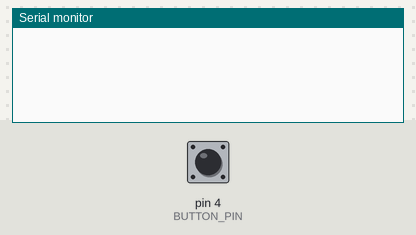
A sketch run on a simulated Arduino Uno, built with avr-gcc and run on an emulated ATmega328P. Shown: the last lines printed to the serial monitor. Inputs (shaded band) come from the test bench; at power-on: pin 4 (BUTTON_PIN) HIGH.

Above: at 1.2 s.
1.3 s: pin 4 (BUTTON_PIN) pulled LOW for 0.15 s
At 1.8 s:
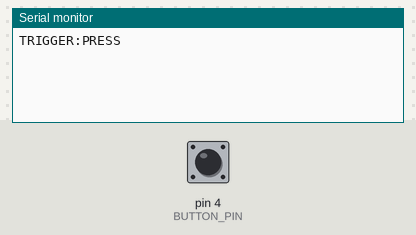
3.0 s: pin 4 (BUTTON_PIN) pulled LOW for 3.2 s
At 5.4 s:
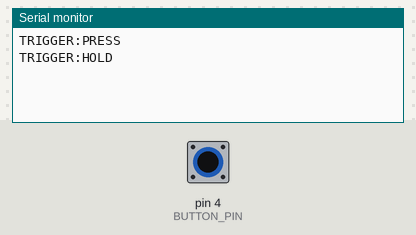

The sketch:

button_handler.ino
```cpp
const int BUTTON_PIN = 4;           // GPIO4
const int HOLD_TIME = 2000;         // 2 seconds in milliseconds
const int DEBOUNCE_DELAY = 50;      // Debounce time in milliseconds

// Button state variables
bool lastButtonState = HIGH;         // Previous button reading
bool buttonState = HIGH;             // Current debounced state
unsigned long lastDebounceTime = 0;  // Last time button state changed
unsigned long buttonPressStart = 0;  // When the button was pressed
bool holdSent = false;              // Flag to prevent multiple hold triggers

void setup() {
  Serial.begin(115200);
  pinMode(BUTTON_PIN, INPUT_PULLUP);
}

void loop() {
  // Read button with debouncing
  int reading = digitalRead(BUTTON_PIN);

  if (reading != lastButtonState) {
    lastDebounceTime = millis();
  }

  if ((millis() - lastDebounceTime) > DEBOUNCE_DELAY) {
    if (reading != buttonState) {
      buttonState = reading;

      if (buttonState == LOW) {  // Button pressed
        buttonPressStart = millis();
        holdSent = false;
      } else {  // Button released
        unsigned long pressDuration = millis() - buttonPressStart;

        if (!holdSent && pressDuration < HOLD_TIME) {
          // Short press
          Serial.println("TRIGGER:PRESS");
        }
      }
    }
  }

  // Check for hold while button is still pressed
  if (buttonState == LOW && !holdSent) {
    unsigned long pressDuration = millis() - buttonPressStart;
    if (pressDuration >= HOLD_TIME) {
      Serial.println("TRIGGER:HOLD");
      holdSent = true;
    }
  }

  lastButtonState = reading;
  delay(10);  // Small delay to prevent serial buffer overflow
} 
```

Measured:
- after the input at 1.3 s, the serial monitor: prints a new line after 0.21 s (image 1)
- after the input at 3.0 s, the serial monitor: prints a new line after 2.1 s (image 2)
